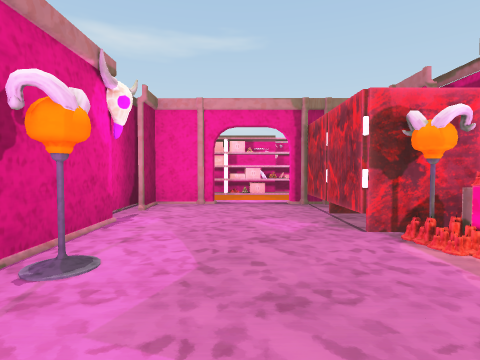
view 1 (above)

24 first-person views from a walk through a Unity game level. The camera is 1.3 m above the floor, tilts 2° down and sees 80° across. The floor is counted in squares, 2 m on a side. Each view is taken from the middle of a square. On the plan, view 1 faces up. The plan holds only what a view shows up to about 9 squares ahead; the rest is blank. The place goes on beyond the plan. The player is left out. Some surface patterns are stand-ins.

view 2
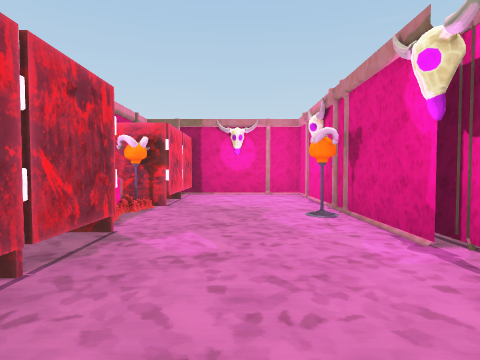

view 3
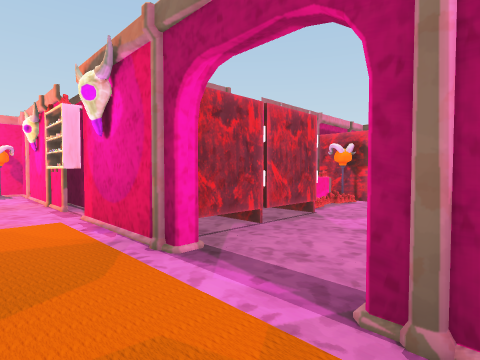

view 4
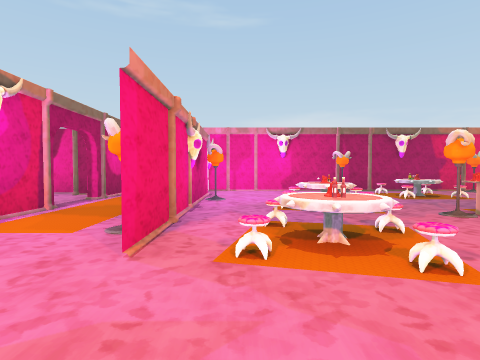

view 5
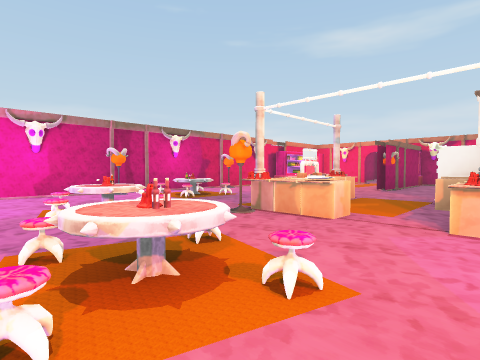

view 6
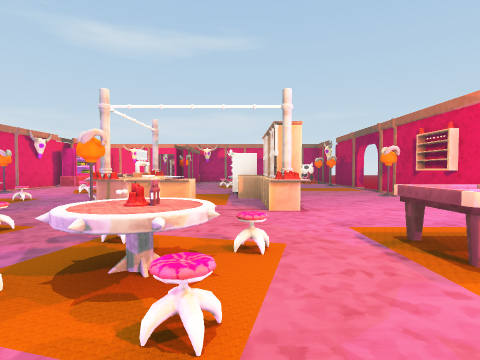

view 7
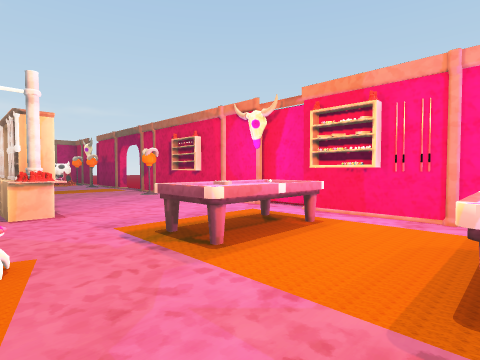

view 8
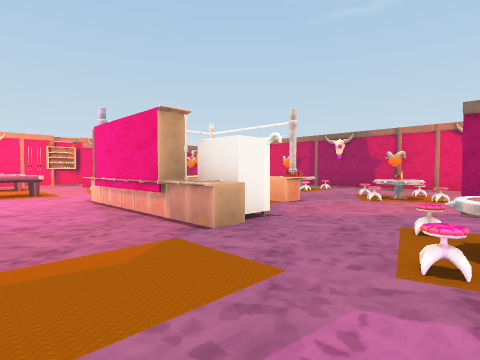

view 9
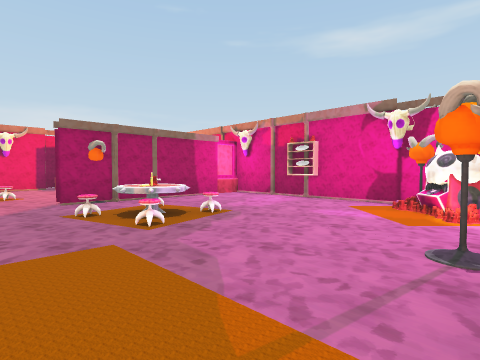

view 10
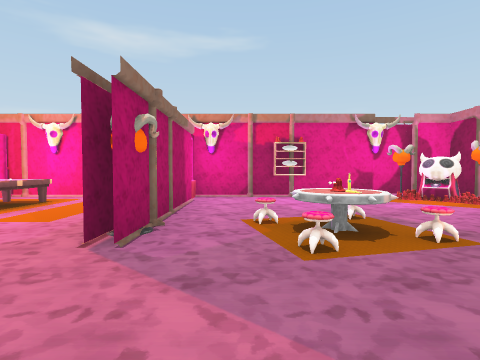

view 11
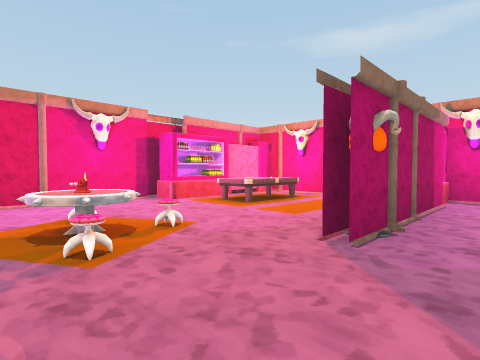

view 12
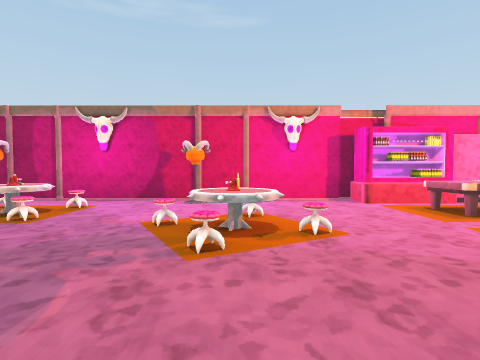

view 13
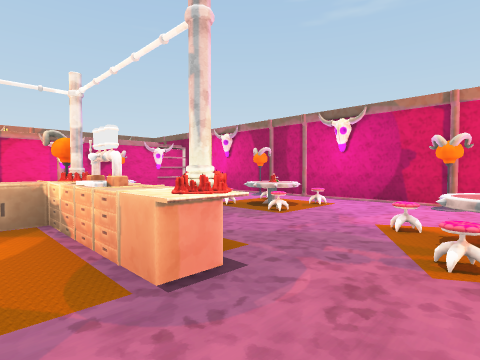

view 14
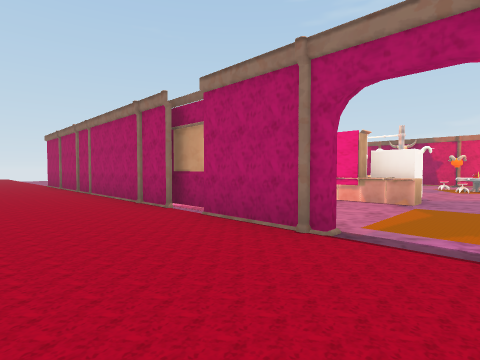

view 15
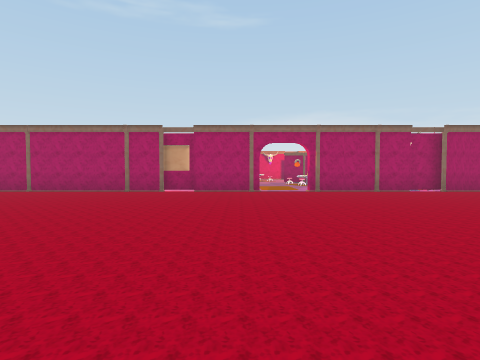

view 16
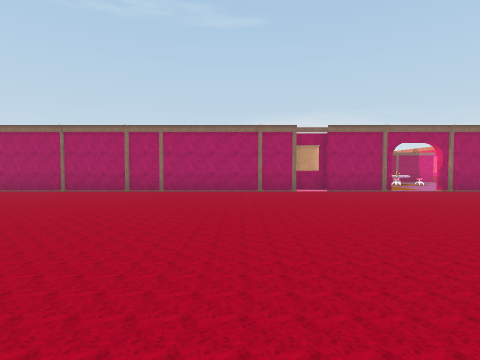

view 17
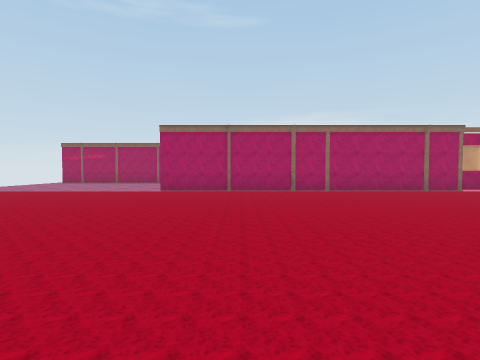

view 18
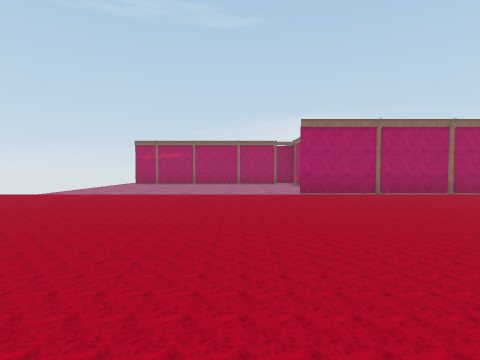

view 19
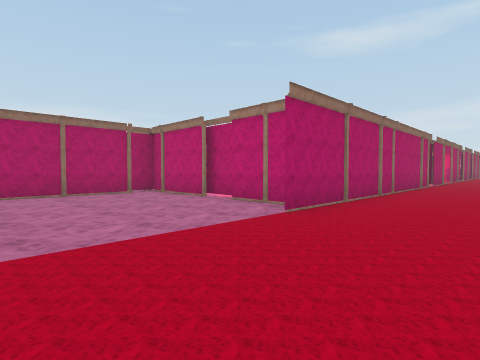

view 20
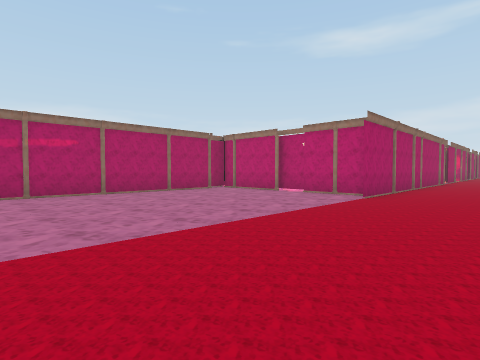

view 21
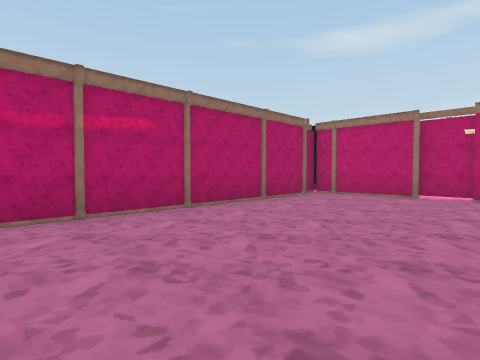

view 22
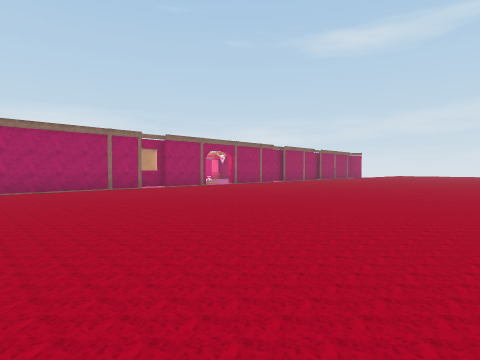

view 23
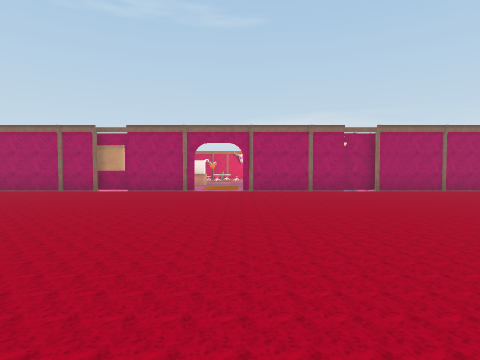

view 24
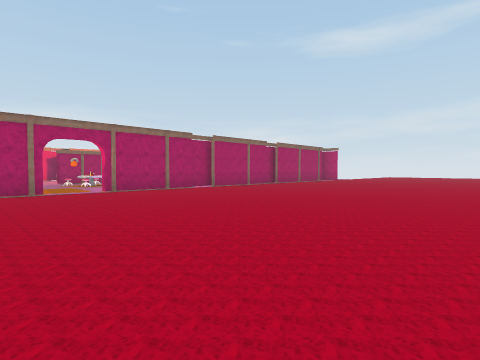

### Floor plan
Points are (right, up) in squares from view 1. A wall is a line through its corners. A room is listed if a view was taken in it or the views show most of it. See-through windows are left out.
Room 1 (views 1, 2, 3, 4, 5, 6, 7, 8, 9, 10, 11, 12, 13, 14, 15, 16, 17, 18, 19, 20, 21, 22, 23, 24)
walls: (8.4, 10.8) (8.4, 11.8); (8.4, 8.6) (8.4, 4.5); (8.1, 11.5) (8.1, 12.5); (8.4, 12.6) (8.4, 10.4); (7.6, 5.5) (6.2, 5.5); (8.1, 15.4) (8.1, 16.6); (6.2, 5.8) (5, 5.8); (8.4, 16.6) (8.4, 15.4); (5.2, 5.5) (4.5, 5.5); (4.4, 5.7) (7.4, 5.7); (4.4, 5.5) (5.1, 5.5); (2.6, 5.5) (1, 5.5); (1, 5.7) (2.5, 5.7) (2.5, 4.6); (8.4, 21.2) (8.4, 18.1); (-0.5, 5.5) (-1.6, 5.5) (-1.6, 4.5); (2.8, -0.5) (2.8, -1.8); (-1.9, 5.7) (-0.5, 5.7); (-1.9, 5.4) (-1.9, 3.2); (8.4, 23.5) (8.4, 22.4); (6.4, 23) (5.4, 23); (6.6, 23.3) (6.1, 23.3); (-1.6, 3.7) (-1.6, -1.7) (1.5, -1.7); (-3.1, 11.6) (-3.1, 9.6); (2, 21.5) (2, 19.4); (3.6, 23) (1.7, 23); (-3.1, 15.5) (-3.1, 12.6); (-3.1, 19.2) (-3.1, 16.5); (-0.8, 23) (-2.8, 23)
objects: other object (-2, 13); chair (-2, 15); other object (-1, 2); shelf (-1, 8); other object (-1, 10); other object (-1, 11); table (-1, 14); chair (-1, 15); chair (-1, 17); table (-1, 20) to (-1, 21); other object (0, 8); other object (0, 13); chair (0, 16); chair (0, 18); stall (1, -1) to (2, 0); shelf (1, 8); chair (1, 9); table (1, 10); chair (1, 12); other object (1, 14); counter (1, 15); counter (1, 16); stall (2, 1); stall (2, 3); stall (2, 4); other object (2, 11); counter (2, 12); counter (2, 14); counter (2, 15); other object (2, 16); chair (2, 17); other object (2, 19); other object (2, 22); counter (3, 6); other object (3, 8); chair (3, 9); chair (3, 11); other object (3, 12); counter (3, 13); other object (3, 14); other object (3, 15); chair (3, 18); chair (3, 20); chair (4, 9); other object (4, 14); other object (4, 15); machine (4, 16); other object (4, 18); other object (4, 23); chair (5, 10); other object (5, 12); column (5, 13); other object (5, 14); other object (5, 15); counter (5, 16); counter (5, 17); chair (5, 19); chair (5, 20); other object (5, 23); table (6, 8) to (7, 8); table (6, 10) to (7, 10); other object (7, 22); other object (7, 23); other object (8, 6); counter (8, 9); counter (8, 13); other object (8, 15); other object (8, 20); other object (8, 22)

Where each view was taken, in squares from view 1:
view 1: 0 up, 0 right, facing up
view 2: 6 up, 0 right, facing down
view 3: 7 up, 1 left, facing down-right
view 4: 9 up, 6 right, facing left
view 5: 9 up, 5 right, facing up-left
view 6: 8 up, 4 right, facing up
view 7: 8 up, 4 right, facing up-right
view 8: 19 up, 7 right, facing down-left
view 9: 17 up, 8 right, facing up-left
view 10: 16 up, 3 right, facing up
view 11: 16 up, 3 right, facing up-left
view 12: 17 up, 3 right, facing left
view 13: 17 up, 3 right, facing down-left
view 14: 18 up, 11 right, facing down-left
view 15: 16 up, 17 right, facing left
view 16: 12 up, 17 right, facing left
view 17: 7 up, 17 right, facing left
view 18: 3 up, 16 right, facing left
view 19: 1 up, 11 right, facing up-left
view 20: 2 down, 11 right, facing up-left
view 21: 2 down, 7 right, facing up-left
view 22: 9 up, 18 right, facing up-left
view 23: 18 up, 17 right, facing left
view 24: 15 up, 17 right, facing up-left
